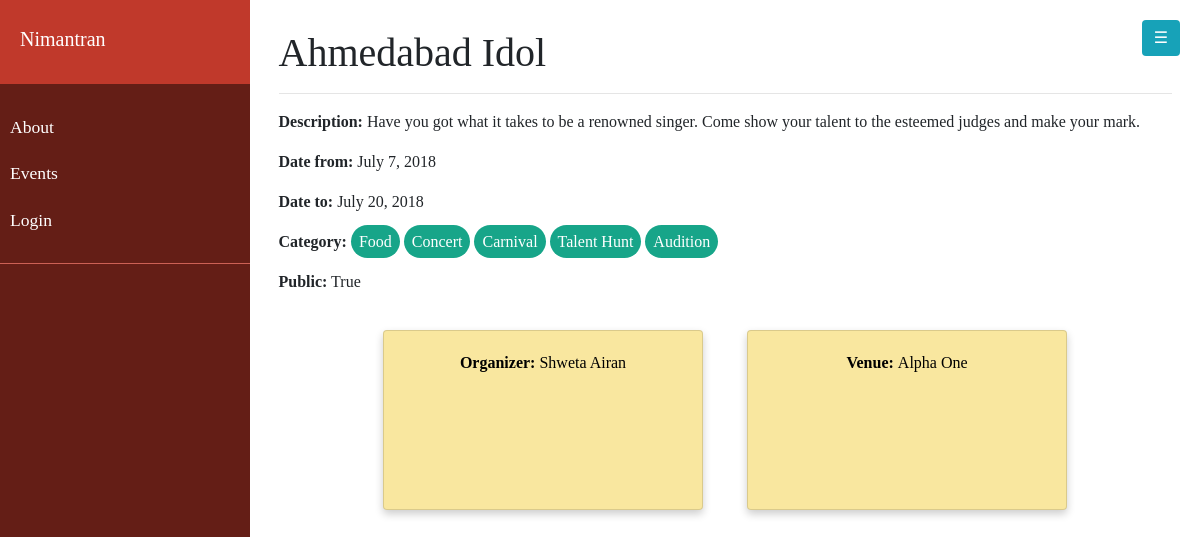
Screenshot of /catalog/events/6 with the database file from the repository.
### catalog/models.py (models this page shows, shortened)
class Event(models.Model):
    title = models.CharField(max_length = 200, help_text = "Provide a title to your event.")
    description = models.CharField(max_length = 500, help_text = "Briefly describe in 500 chars.")
    dateFrom = models.DateField()
    dateTo = models.DateField()
    organizer = models.ForeignKey(User, on_delete = models.SET_NULL, null=True, blank=True)
    cateory = models.ManyToManyField(Category, help_text = "Select a category for this event")
    venue = models.ForeignKey(Venue, help_text = "Select the venue", on_delete = models.DO_NOTHING)
    public = models.BooleanField(default = True)

class Category(models.Model):
    name = models.CharField(max_length=200, help_text = "Enter an event cateory(e.g. Marriage, Birthday etc.)")
    def __str__(self):
        return self.name

class Venue(models.Model):
    name = models.CharField(max_length = 200)
    address = models.CharField(max_length = 500, help_text = "address of the venue")
    capacity = models.IntegerField(help_text = "Maximum capacity of the venue")
    lat = models.DecimalField(help_text = "Latitude for the venue", null=True, blank=True, max_digits=10, decimal_places=7)
    lng = models.DecimalField(help_text = "Longitude for the venue", null=True, blank=True, max_digits=10, decimal_places=7)
    def __str__(self):
        return self.name

### catalog/views.py (the view)
# urls.py: path('events/<int:pk>', views.EventDetailView.as_view(), name='event-detail'),
class EventDetailView(generic.DetailView):
    model = Event

### catalog/templates/catalog/event_detail.html (shortened to what this page needs)
{% extends "base_generic.html" %}
{% block content %}
<div style="padding: 3%">
    <h1>{{ event.title }}</h1>
    <hr>
    <div>
        <div style="display: inline-block; margin: 0px; padding: 0px;">
            <p><strong>Description:</strong> {{ event.description }}</p>
            <p><strong>Date from:</strong> {{ event.dateFrom }}</p>
            <p><strong>Date to:</strong> {{ event.dateTo }}</p>
            <p><strong>Category:</strong> {% for cateory in event.cateory.all %} <span style="border-radius: 20px; background-color: #17A589; color: white; padding: 8px; width: auto">{{ cateory }}</span>{% if not forloop.last %} {% endif %}{% endfor %}</p>
            <p><strong>Public:</strong> {{ event.public }}</p>
        </div>
        <center><a class="card" href="{% url 'profile' event.organizer.pk %}"><strong>Organizer:</strong> {{ event.organizer.first_name }} {{ event.organizer.last_name }}</a>
        <a class="card" href="{% url 'venue-detail' event.venue.pk %}"><strong>Venue: </strong>{{ event.venue }}</a></center>
    </div>
</div>
{% endblock %}

### catalog/static/catalog/style.css (style rules this page uses)
* { font-family: 'Google sans' }
.card { box-shadow: 0 4px 8px 0 rgba(0,0,0,0.2); transition: 0.3s; padding: 20px; width: 320px; height: 180px; margin: 20px; display: inline-block; background-color: #F9E79F; color: black; }
a, a:hover, a:focus { color: inherit; text-decoration: none; transition: all 0.3s; }

### rows the page displays
Event: title "Ahmedabad Idol", description "Have you got what it takes to be a renowned singer. Come show your talent to the esteemed judges and make your mark.", dateFrom "July 7, 2018", dateTo "July 20, 2018", public "True", organizer.first_name "Shweta", organizer.last_name "Airan", venue "Alpha One"
Category: name "Food"
Category: name "Concert"
Category: name "Carnival"
Category: name "Talent Hunt"
Category: name "Audition"
